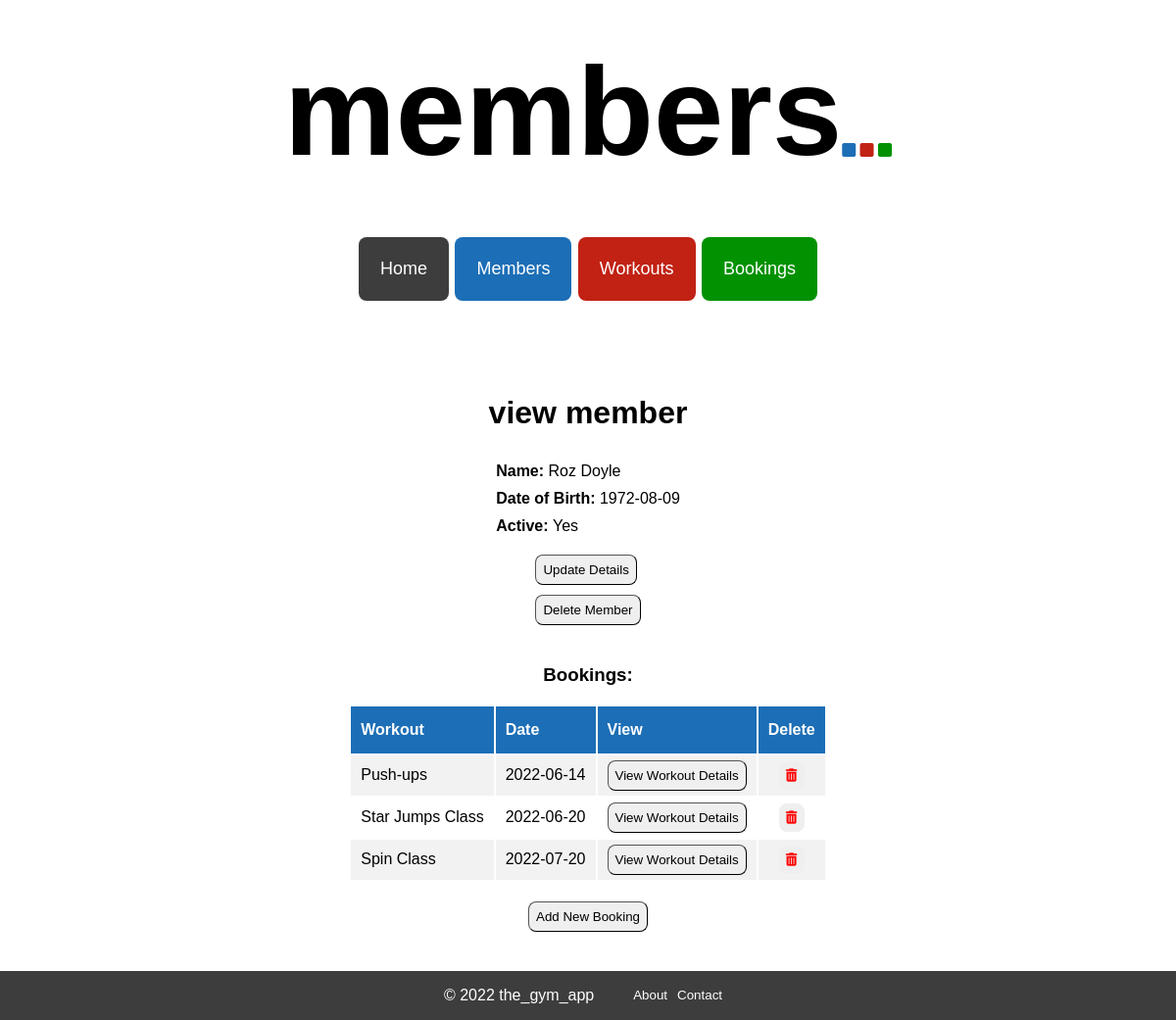
The page /members/7 on the database its author committed.
### tables this page shows
CREATE TABLE members (
    id INTEGER PRIMARY KEY AUTOINCREMENT,
    first_name VARCHAR,
    last_name VARCHAR,
    dob DATE,
    active BOOLEAN
);

CREATE TABLE workouts (
    id INTEGER PRIMARY KEY AUTOINCREMENT,
    name VARCHAR,
    date DATE,
    description TEXT,
    duration INTEGER,
    capacity INTEGER,
    capacity_filled INTEGER,
    active BOOLEAN
);

### controllers/member_controller.py (the view)
@members_blueprint.route("/members/<id>")
def member_show(id):
    route_name = "members"
    member = member_repository.select(id)
    bookings = member_repository.get_bookings_member(id)
    return render_template("members/show.html", route_name=route_name, member=member, bookings=bookings)

### db/run_sql.py (called while the page is built)
def get_db():
    path = os.path.dirname(os.path.abspath(__file__))
    db = os.path.join(path, "gym_db.db")
    conn = sqlite3.connect(db)
    conn.execute("PRAGMA foreign_keys = 1")
    conn.row_factory = sqlite3.Row
    return conn

def run_sql(sql, values = []):
    db = get_db()
    cursor = db.cursor()
    cursor.execute(sql, values)
    results = cursor.fetchall()
    db.commit()
    db.close()
    return results

### repositories/member_repository.py (called while the page is built)
def select(id):
    member = None
    sql = "SELECT * FROM members WHERE id = ?"
    values = [id]
    result = run_sql(sql, values)[0]
    if result is not None:
        active = True if result['active'] == 1 else False
        member = Member(result['first_name'], result['last_name'], result['dob'], active, result['id'])
    return member

def get_bookings_member(id):
    bookings = []
    sql = "SELECT * from bookings WHERE member_id = ?"
    values = [id]
    results = run_sql(sql, values)
    for row in results:
        member = select(row['member_id'])
        workout = workout_repository.select(row['workout_id'])
        booking = Booking(member, workout, row['id'])
        bookings.append(booking)
    return bookings

### repositories/workout_repository.py (called while the page is built)
def select(id):
    workout = None
    sql = "SELECT * FROM workouts where id = ?"
    values = [id]
    result = run_sql(sql, values)[0]
    if result is not None:
        active = True if result['active'] == 1 else False
        workout = Workout(result['name'], result['date'], result['description'], result['duration'], result['capacity'], result['capacity_filled'], active, result['id'])
    return workout

### templates/members/show.html
{% extends 'base.html'%}
{% block content %}
<div class="show_page_container">
<h1>view member</h1>
<div class="show_page_top_details">
    <div><b>Name: </b>{{member.first_name}} {{member.last_name}}</div>
    <div><b>Date of Birth: </b>{{member.dob}}</div>
    {% if member.active == True %}
    <div><b>Active: </b>Yes</div>
    {% elif member.active == False %}
    <div><b>Active: </b>No</div>
    {% endif %}
</div>
<div id="show_page_top_buttons">
    <button class="show_page_button" id="update_button"><a class="show_page_link" href="/members/{{member.id}}/update">Update Details</a></button>
    <form action="/members/{{member.id}}/delete" method="POST"><button class="show_page_button" id="delete_button">Delete Member</button></form>
</div>
<h3 class="bookings_header">Bookings:</h3>
<table class="show_page_table">
    <tr class="show_page_table_headers" id="show_page_table_headers_members">
        <th>Workout</th>
        <th>Date</th>
        <th>View</th>
        <th>Delete</th>
    </tr>
    {% for booking in bookings %}
    <tr class="show_page_table_content">
        <td>{{booking.workout.name}}</td>
        <td>{{booking.workout.date}}</td>
        <td>
            <button class="show_page_button" id="show_page_view_button">
                <a class="show_page_link" href="/workouts/{{booking.workout.id}}">View Workout Details</a>
            </button>
        </td>
        <td class="delete_column">
            <form action="/bookings/member/{{booking.id}}/delete" method="POST">
                <button class="show_page_button" id="show_page_delete_button"><i class="fa-solid fa-trash-can" style="color: red"></i></button>
            </form>
        </td>
    </tr>
    {% endfor %}
</table>
{% if member.active == False %}
<p><b>Sorry, you can't add bookings for inactive members.</b></p>
{% else %}
<button class="show_page_button" id="show_page_bottom_button">
    <a class="show_page_link" href="/bookings/create/member/{{member.id}}">Add New Booking</a>
</button>
{% endif %}
</div>
{% endblock %}

### static/style.css (style rules this page uses)
body { font-family: Verdana, Geneva, Tahoma, sans-serif; min-height: 100%; margin: 0; padding: 0; }

### static/index_pages.css (style rules this page uses)
.delete_column { text-align: center; }

### static/show_pages.css (style rules this page uses)
.show_page_container { display: flex; flex-direction: column; align-items: center; justify-content: center; margin: 40px auto; }
.show_page_top_details>div { margin: 10px auto; }
.show_page_table { width: auto; text-align: left; }
.show_page_table_headers { background-color: #1c6eb6; color: white; }
.show_page_table_headers>th { padding: 15px 10px; }
.show_page_table_content>td { padding: 5px 10px; }
.show_page_table_content:nth-child(even) { background-color: #f2f2f2; }
.show_page_button { padding: 7px; border-radius: 8px; border-width: 1px; }
#show_page_delete_button { border: none; }
.show_page_link { color: #000000; text-decoration: none; }
#show_page_top_buttons>button { margin: 10px auto; }
#show_page_bottom_button { margin-top: 20px; }
.bookings_header { margin-top: 40px; }

### rows shown on the page
members: first_name "Roz", last_name "Doyle", dob "1972-08-09"
workouts: workout.name "Push-ups", workout "2022-06-14"
workouts: workout.name "Star Jumps Class", workout "2022-06-20"
workouts: workout.name "Spin Class", workout "2022-07-20"

### other values the page prints
{{ route_name }} "members"
